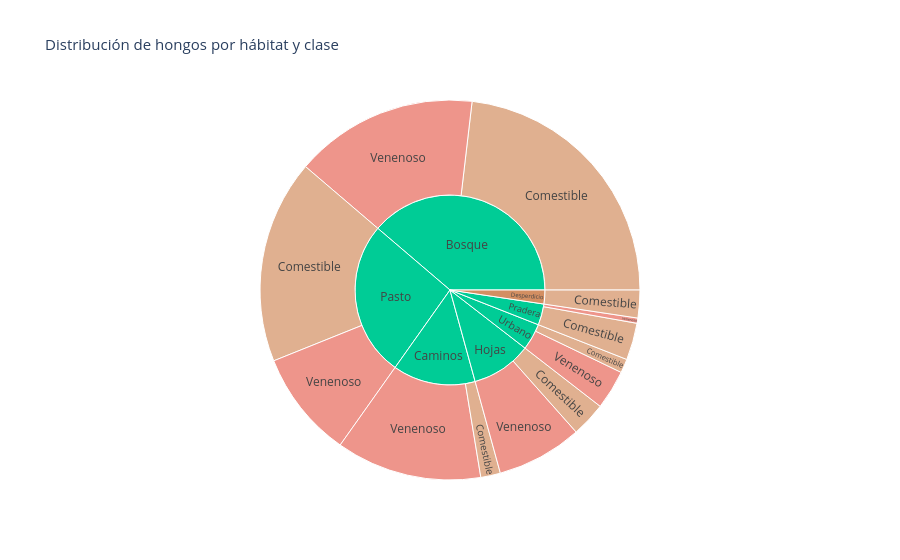

The cell this chart's notebook holds for it:
### Markdown cell above
### Análisis interactivo con Plotly — Distribución general de variables

### Code cell
# Sunburst interactivo: habitat → class
df_sun = df.copy()

habitat_map = {
    'g': 'Pasto', 'l': 'Hojas', 'm': 'Pradera',
    'p': 'Caminos', 'u': 'Urbano', 'w': 'Desperdicio', 'd': 'Bosque'
}
class_map = {'p': 'Venenoso', 'e': 'Comestible'}
df_sun['habitat_label'] = df_sun['habitat'].map(habitat_map)
df_sun['class_label'] = df_sun['class'].map(class_map)

fig = px.sunburst(
    df_sun,
    path=['habitat_label', 'class_label'],
    color='class_label',
    color_discrete_map={'Comestible': '#d38f62', 'Venenoso': '#e7695b'},
    title='Distribución de hongos por hábitat y clase'
)
fig.update_layout(title_font_size=15)
fig.show()
print('Figura 8. Sunburst interactivo: composición de clases dentro de cada hábitat.')

### Figure 1 — Plotly figure (JSON) as saved in the notebook; plotly's stock layout.template omitted (floating-point values rounded to 4 significant figures)
{"data": [{"branchvalues": "total", "customdata": [["Venenoso"], ["Comestible"], ["Comestible"], ["Comestible"], ["Comestible"], ["Comestible"], ["Venenoso"], ["(?)"], ["Comestible"], ["Venenoso"], ["Venenoso"], ["Venenoso"], ["(?)"], ["(?)"], ["Comestible"], ["(?)"], ["Venenoso"], ["Comestible"], ["(?)"], ["(?)"]], "domain": {"x": [0, 1], "y": [0, 1]}, "hovertemplate": "labels=%{label}<br>count=%{value}<br>parent=%{parent}<br>id=%{id}<br>class_label=%{customdata[0]}<extra></extra>", "ids": ["Hojas/Venenoso", "Caminos/Comestible", "Desperdicio/Comestible", "Pasto/Comestible", "Pradera/Comestible", "Urbano/Comestible", "Bosque/Venenoso", "Hojas", "Desperdicio", "Pasto/Venenoso", "Pradera/Venenoso", "Urbano/Venenoso", "Caminos", "Pasto", "Bosque/Comestible", "Pradera", "Caminos/Venenoso", "Hojas/Comestible", "Bosque", "Urbano"], "labels": ["Venenoso", "Comestible", "Comestible", "Comestible", "Comestible", "Comestible", "Venenoso", "Hojas", "Desperdicio", "Venenoso", "Venenoso", "Venenoso", "Caminos", "Pasto", "Comestible", "Pradera", "Venenoso", "Comestible", "Bosque", "Urbano"], "marker": {"colors": ["#e7695b", "#d38f62", "#d38f62", "#d38f62", "#d38f62", "#d38f62", "#e7695b", "#00cc96", "#d38f62", "#e7695b", "#e7695b", "#e7695b", "#00cc96", "#00cc96", "#d38f62", "#00cc96", "#e7695b", "#d38f62", "#00cc96", "#00cc96"]}, "name": "", "parents": ["Hojas", "Caminos", "Desperdicio", "Pasto", "Pradera", "Urbano", "Bosque", "", "", "Pasto", "Pradera", "Urbano", "", "", "Bosque", "", "Caminos", "Hojas", "", ""], "type": "sunburst", "values": [592, 136, 192, 1408, 256, 96, 1268, 832, 192, 740, 36, 272, 1144, 2148, 1880, 292, 1008, 240, 3148, 368]}], "layout": {"legend": {"tracegroupgap": 0}, "title": {"font": {"size": 15}, "text": "Distribución de hongos por hábitat y clase"}}}
